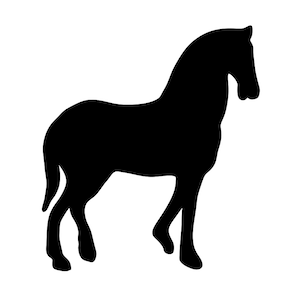
#> input picture notebooks/AOF 2D/horse.png, 300 x 298 px
$ jupyter execute Untitled.ipynb
#> lines starting #> are read from the running program, lines starting #| are printed output that depends on the picture
[cell 1]
import matplotlib.pyplot as plt
import matplotlib.image as mpimg
import math
import numpy as np
import scipy.ndimage.morphology as morphOps
from PIL import Image

[cell 2]
def rgb2gray(rgb):
    return np.dot(rgb[...,:3], [0.2989, 0.5870, 0.1140])

[cell 3]
fileName = "horse.png"
I=Image.open(fileName)
#> I is the input picture: PIL image 300x298 RGBA; mean R, G, B, A 188.3, 188.3, 188.3, 252.3
I

[cell 4]
I = I.resize((np.array(I.size) * 0.3).astype(int))
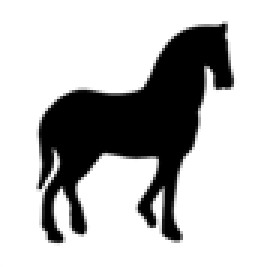
#> I: PIL image 90x89 RGBA (shown 3 times larger); mean R, G, B, A 189, 189, 189, 252.6; transparent parts drawn white
I = np.asarray(I)

[cell 5]
I = rgb2gray(I)
I = 1-I
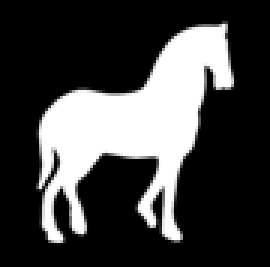
#> I: shape (89, 90) float64 (shown 3 times larger); min -254, max 1, mean -188; drawn with min black and max white
print(I.shape)
#| (89, 90)

[cell 6]
imgplot = plt.imshow(I)
plt.show()

[cell 7]
number_of_samples = 60
epsilon = 1
flux_threshold = 18

[cell 8]
distImage,IDX = morphOps.distance_transform_edt(I,return_indices=True);
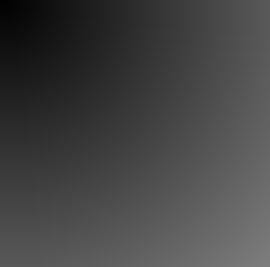
#> distImage: shape (89, 90) float64 (shown 3 times larger); min 1, max 125.9, mean 68.5

[cell 9]
plt.imshow(distImage)

[cell 10]
def sample_sphere_2D(number_of_samples):
#> called with number_of_samples = 60
    sphere_points = np.zeros((number_of_samples,2))
    alpha = (2*math.pi)/(number_of_samples)
    for i in range(number_of_samples):
        sphere_points[i][0] = math.cos(alpha*(i-1))
        sphere_points[i][1] = math.sin(alpha*(i-1))
    return sphere_points

[cell 11]
print(number_of_samples)

[cell 12]
sphere_points = sample_sphere_2D(number_of_samples)

[cell 13]
def sub2ind(array_shape, rows, cols):
    ind = rows*array_shape[1] + cols
    ind[ind < 0] = -1
    ind[ind >= array_shape[0]*array_shape[1]] = -1
    return ind

def ind2sub(array_shape, ind):
    ind[ind < 0] = -1
    ind[ind >= array_shape[0]*array_shape[1]] = -1
    rows = (ind.astype('int') / array_shape[1])
    cols = ind % array_shape[1]
    return (rows, cols)

def compute_aof(distImage ,IDX,sphere_points,epsilon):

#> called with IDX = array of shape (2, 89, 90), sphere_points = array of shape (60, 2), epsilon = 1
    m = distImage.shape[0]
#> m = 89
    n = distImage.shape[1]
#> n = 90
    normals = np.zeros(sphere_points.shape)
    fluxImage = np.zeros((m,n))
    for t in range(0,number_of_samples):
        normals[t] = sphere_points[t]
    sphere_points = sphere_points * epsilon

    XInds = IDX[0]
#> XInds: shape (89, 90) int32; every value is -1
    YInds = IDX[1]
#> YInds: shape (89, 90) int32; every value is 0

    for i in range(0,m):
        print(i)
        for j in range(0,n):
            flux_value = 0
            if (distImage[i][j] > -1.5):
                if( i > epsilon and j > epsilon and i < m - epsilon and j < n - epsilon ):
#                   sum over dot product of normal and the gradient vector field (q-dot)
                    for ind in range (0,number_of_samples):

#                       a point on the sphere
                        px = i+sphere_points[ind][0]+0.5;
                        py = j+sphere_points[ind][1]+0.5;


#                       the indices of the grid cell that sphere points fall into
                        cI = math.floor(i+sphere_points[ind][0]+0.5)
                        cJ = math.floor(j+sphere_points[ind][1]+0.5)


#                       closest point on the boundary to that sphere point

                        bx = XInds[cI][cJ]
                        by = YInds[cI][cJ]
#                       the vector connect them
                        qq = [bx-px,by-py]

                        d = np.linalg.norm(qq)
                        if(d!=0):
                            qq = qq / d
                        else:
                            qq = [0,0]
                        flux_value = flux_value + np.dot(qq,normals[ind])
            fluxImage[i][j] = flux_value
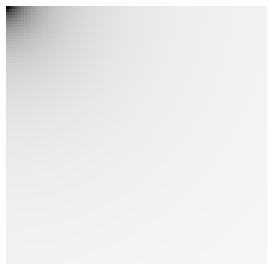
#> fluxImage: shape (89, 90) float64 (shown 3 times larger); min -7.02, max 0, mean -0.505; drawn with min black and max white
    return fluxImage

[cell 14]
fluxImage = compute_aof(distImage,IDX,sphere_points,epsilon)

[cell 15]
print(fluxImage.shape)
#| (89, 90)
